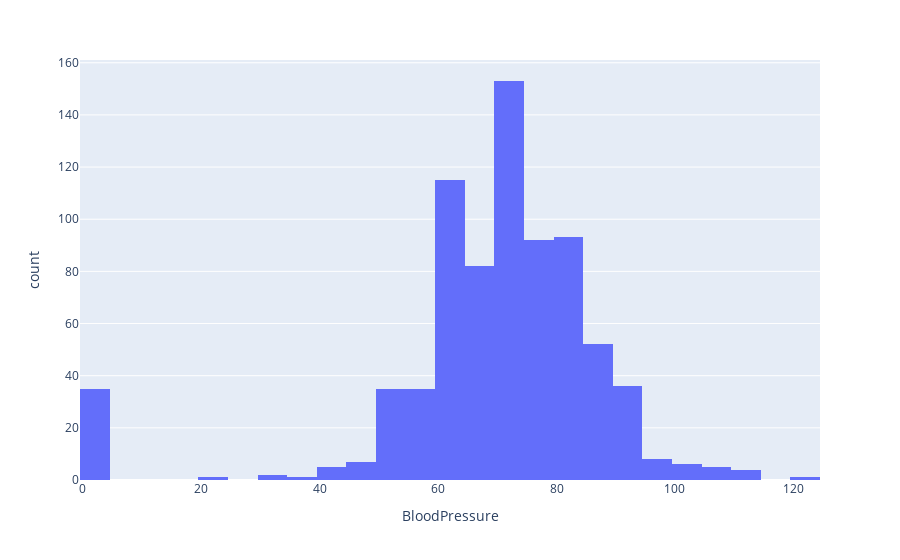

Here is the notebook cell this chart was saved with:
### Markdown cell above
If we had performed visualisation on our data, identifying this would have been easier. Let's plot a histogram (which will be formally introduced later) and use `BloodPressure` as an example. Note that Plotly Express handles a LOT of things under the hood - and 'binning' float values is one of these things. We need to keep such things in mind when using high level libraries as otherwise we may make incorrect assumptions about our data

### Code cell
import plotly.express as px
fig = px.histogram(pima_df, "BloodPressure")
fig.show()

### Figure 1 — Plotly figure (JSON) as saved in the notebook; plotly's stock layout.template omitted (floating-point values rounded to 4 significant figures; data arrays with more than 128 entries replaced by an {"elided": "..."} marker saying what was removed)
{"data": [{"alignmentgroup": "True", "bingroup": "x", "hovertemplate": "BloodPressure=%{x}<br>count=%{y}<extra></extra>", "legendgroup": "", "marker": {"color": "#636efa"}, "name": "", "offsetgroup": "", "orientation": "v", "showlegend": false, "type": "histogram", "x": {"elided": "768 int values"}, "xaxis": "x", "yaxis": "y"}], "layout": {"barmode": "relative", "legend": {"tracegroupgap": 0}, "margin": {"t": 60}, "xaxis": {"anchor": "y", "domain": [0, 1], "title": {"text": "BloodPressure"}}, "yaxis": {"anchor": "x", "domain": [0, 1], "title": {"text": "count"}}}}
